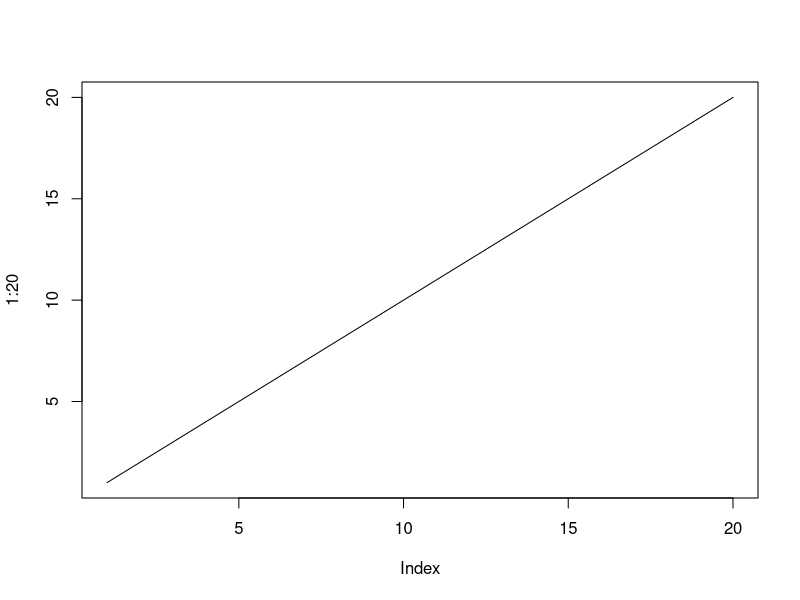
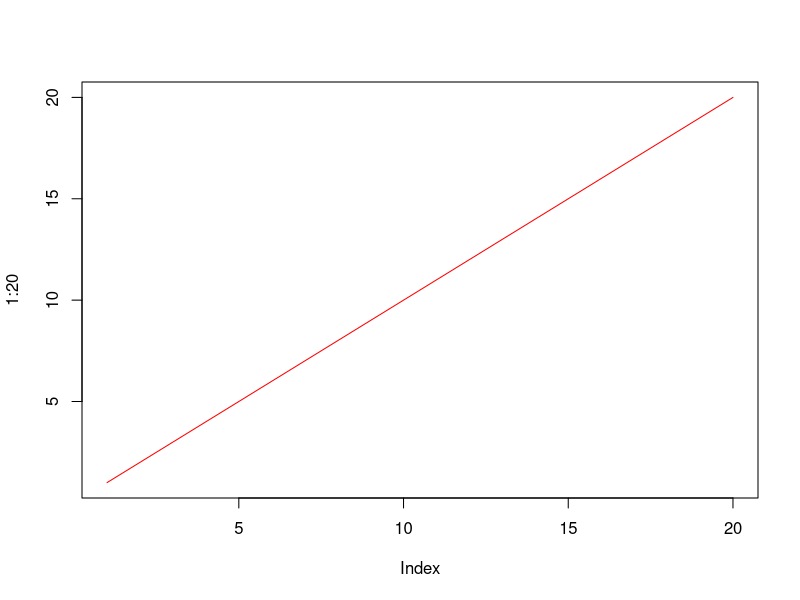
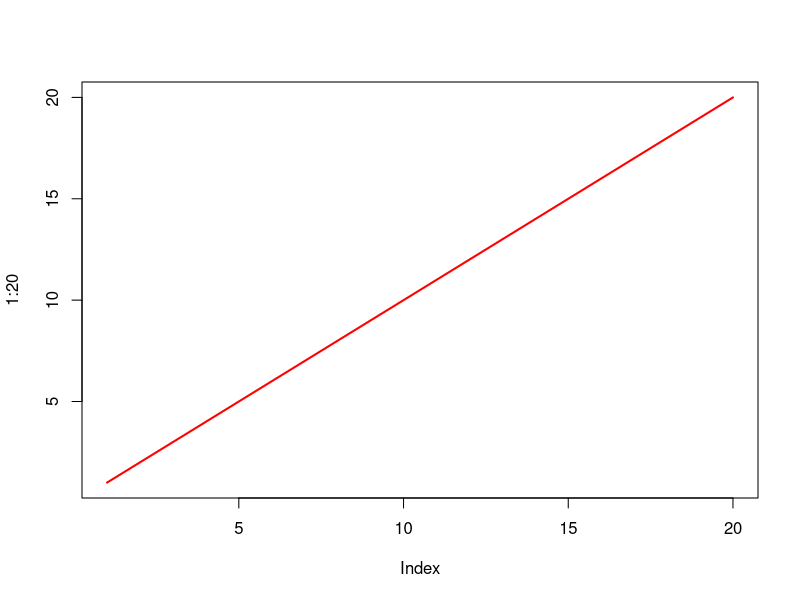
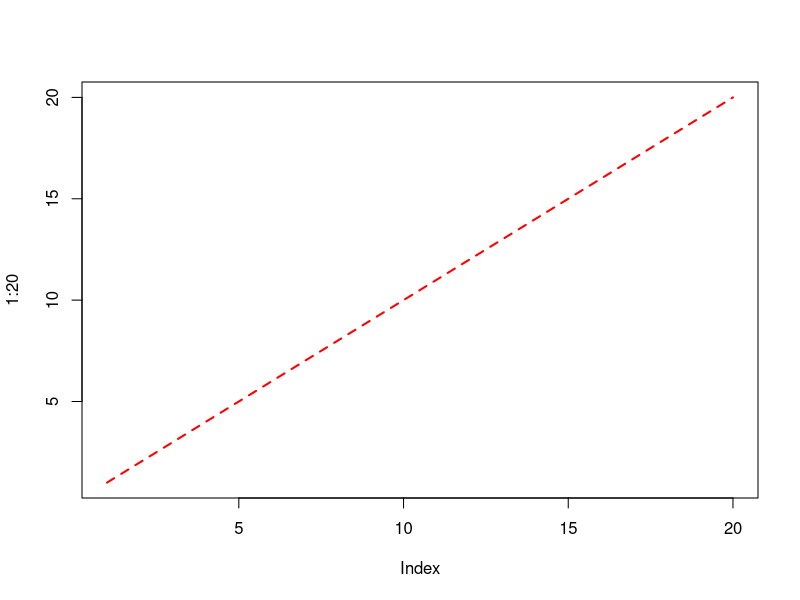

These figures' R source, in order:
# To create line graphs, you can also use plot with type = "l".

plot(1:20, type="l")

# To change the colour of a line, use the col parameter.

plot(1:20, type="l", col="red")

# Line width can be adjusted by using the lwd parameter.

plot(1:20, type="l", col="red", lwd=2)

# To change the style of a line, use the lty parameter.
# The lty parameter must have a value between 0 and 6.
# Each number corresponds to a different style.

plot(1:20, type="l", col="red", lwd=2, lty=2)
